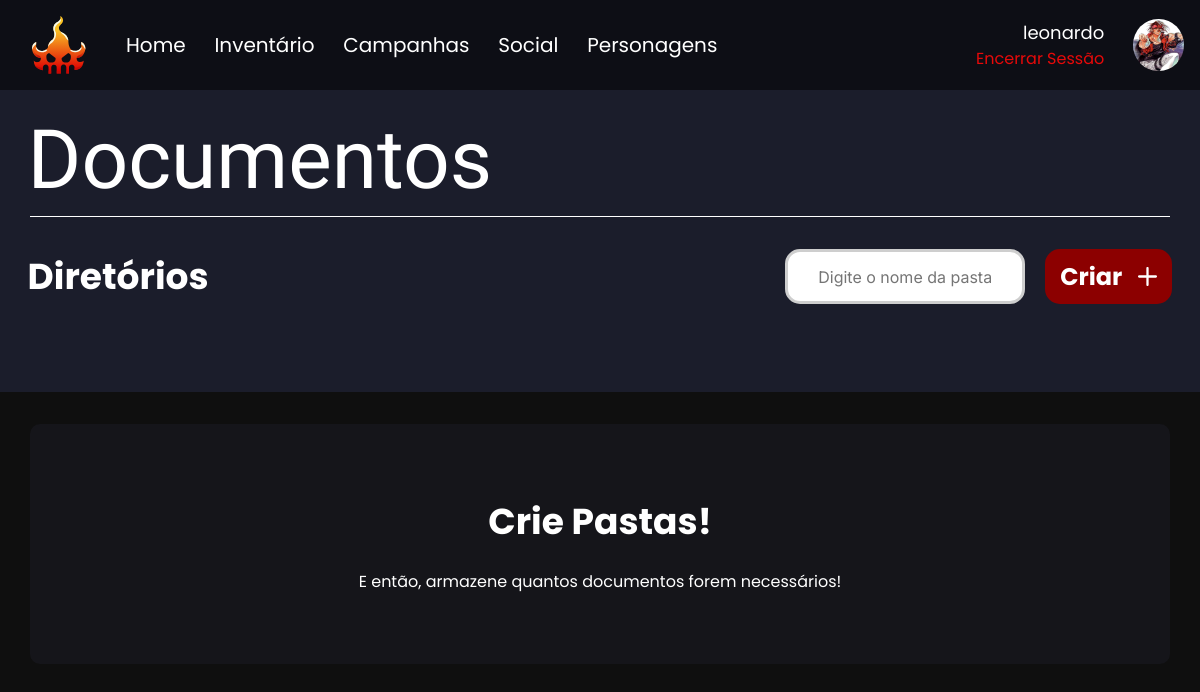
The page /inventario/Documentos (signed in) on the database as committed earlier.
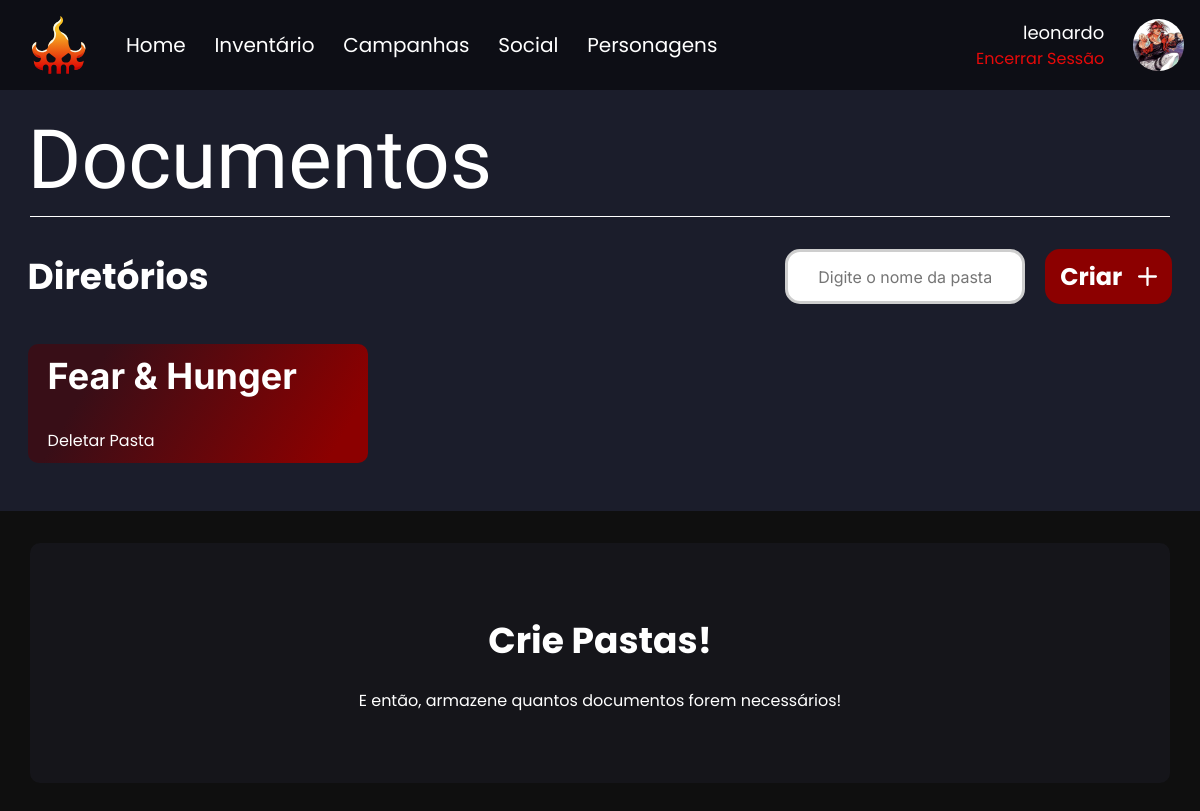
The same page on the database as committed later.
### inventario/models.py (models this page shows, shortened)
class Pasta(models.Model):
    nome = models.CharField(max_length=250)
    divisao = models.CharField(max_length=50)
    owner = models.ForeignKey(User, on_delete=models.CASCADE)

### inventario/views.py (the view)
# urls.py: path("Documentos", views.documentos, name="documentos"),
@login_required
def documentos(request):
    perfil = Perfil.objects.get(nomePerfil=request.user)
    div = 'Documentos'
    user = request.user
    pastas = Pasta.objects.filter(owner=user, divisao=div)
    mensagem = ''
    if request.method == 'POST':
        form = PastaForm(request.POST)
        if form.is_valid():
            validation = form.save(commit=False)
            if Pasta.objects.filter(owner=user, divisao=div, nome=validation.nome).exists():
                mensagem = "Não é possível criar pastas com o mesmo nome"
            else:
                validation.owner = user
                validation.divisao = div
                validation.save()
                return redirect('documentos')
    else:
        form = PastaForm()
    return render(request, 'inventario/divisao.html', {'form': form, 'pastas': pastas, 'div': div, 'mensagem': mensagem, 'fotoConta': perfil.fotoConta})

### inventario/forms.py
class PastaForm(forms.ModelForm):
    class Meta:
        model = Pasta
        fields = '__all__'
        exclude = ['owner', 'divisao']
    def __init__(self, *args, **kwargs):
        super().__init__(*args, **kwargs)
        self.fields['nome'].widget.attrs['placeholder'] = 'Digite o nome da pasta'

### inventario/templates/inventario/divisao.html (shortened to what this page needs)
{% extends 'inventario/base.html' %}
{% load static %}
{% block head %}
  <link rel="stylesheet" href="{% static "css/inventario.css" %}" />
{% endblock %}
{% block content %}
<div class="inventory-banner flex-column">
  <h1>{{ div }}</h1>
  <div class="horizontal-row"></div>
  <div class="directory flex">
    <h4>Diretórios</h4>
    <form class="flex" method="post" action="">
      {{ form.nome }}
      <button style="cursor: pointer;" class="send-button flex" type="submit">
        <p>Criar</p>
        <img src="{% static "img/plus.svg" %}" alt="">
      </button>
    </form>
  </div>
  <div class="inv-buttons flex">
    {% for pasta in pastas %}
      <button onclick="window.location.href = '{% url "visualizar_pasta" div pasta.nome %}';" class="inv-button direct-box">
        <h4>{{pasta.nome}}</h4>
        <a href="{% url "deletar_pasta" pasta.id %}"> <p>Deletar Pasta</p> </a>
      </button>
    {% endfor%}
  </div>
</div>
<div class="select-warning flex-column">
<h4>Crie Pastas!</h4>
<p>E então, armazene quantos documentos forem necessários!</p>
</div>
{% endblock%}

Rows that differ between the two databases and show on the page:
added Pasta: divisao "Documentos", nome "Fear & Hunger"
Other text that changed with them:
{{ div }}: "Documentos" → (not shown)
